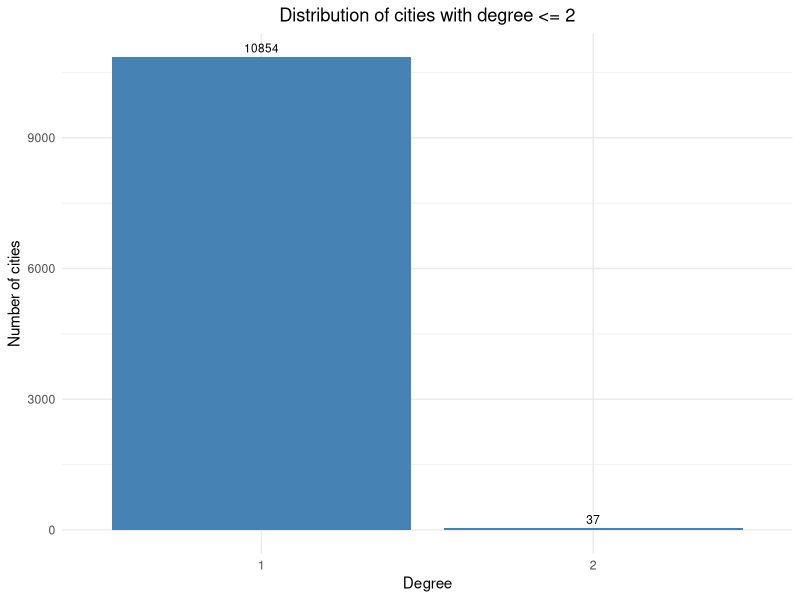

Recreate this plot in R. (Note: this script raises an error after producing the figure.)
suppressPackageStartupMessages({
  library(tidyverse)
  library(officer)
  library(flextable)
})

# Load nodes
nodes <- readr::read_csv('output/nodes.csv', show_col_types = FALSE)
smaller <- nodes %>% filter(degree <= 2)

# Create improved bar plot for 'smaller'
p <- ggplot(smaller, aes(x = factor(degree))) +
  geom_bar(fill = 'steelblue') +
  geom_text(stat = 'count', aes(label = ..count..), vjust = -0.5, size = 3) +
  labs(x = 'Degree', y = 'Number of cities', title = 'Distribution of cities with degree <= 2') +
  theme_minimal() +
  theme(plot.title = element_text(hjust = 0.5))

if(!dir.exists('output')) dir.create('output')

ggsave('output/fewer_twinned.png', p, width = 6, height = 4, dpi = 150)

# Build docx
degree_gt2 <- nrow(nodes %>% filter(degree > 2))
doc <- read_docx()

doc <- doc %>%
  body_add_par('Twinned Cities', style = 'heading 1') %>%
  body_add_par(glue::glue('Total cities: {nrow(nodes)}'), style = 'Normal') %>%
  body_add_par(glue::glue('Cities with >2 connections: {degree_gt2}'), style = 'Normal') %>%
  body_add_par('Distribution (degree <=2)', style = 'heading 2') %>%
  body_add_img(src = 'output/fewer_twinned.png', width = 6, height = 3) %>%
  body_add_par('Top 20 cities by degree', style = 'heading 2') %>%
  body_add_img(src = 'output/top20_degree.png', width = 6, height = 4)

print(doc, target = 'output/assignment_practice.docx')
message('Wrote output/assignment_practice.docx and fewer_twinned.png')
